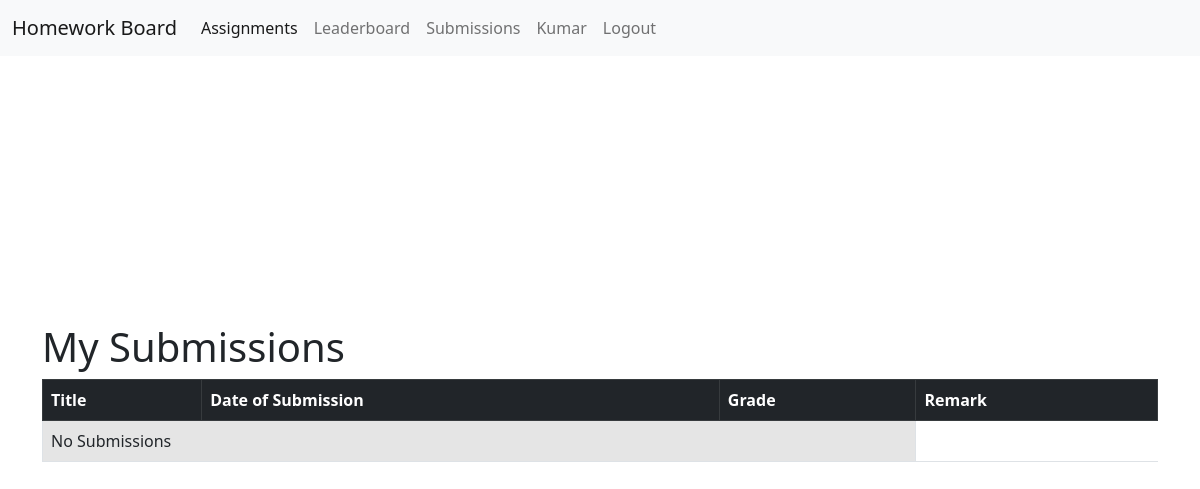
The app's page /submissions (signed in), older data.
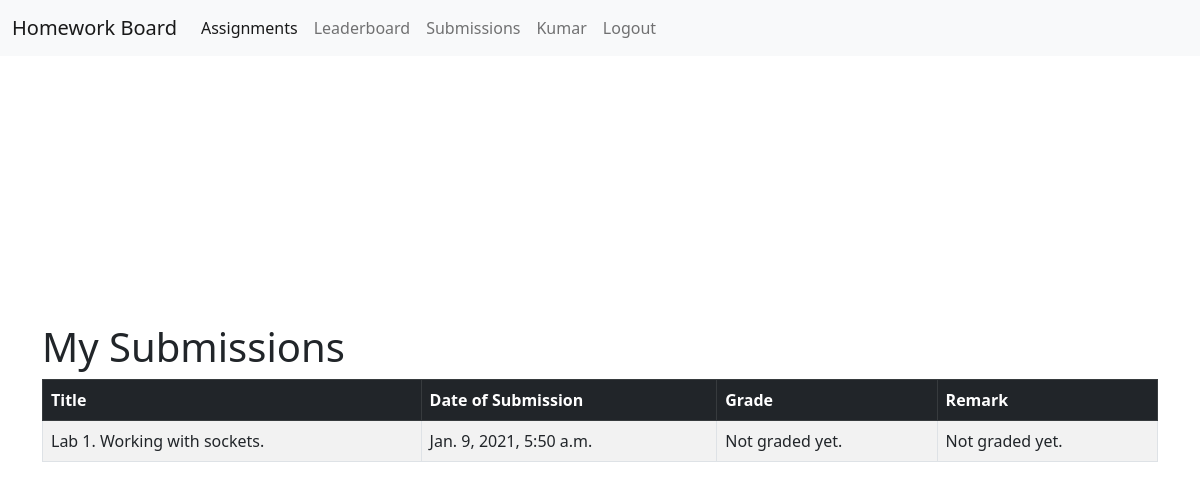
The same page, newer data.
### homework/models.py (models this page shows, shortened)
class Submission(models.Model):
    assignment = models.ForeignKey(Assignment, on_delete=models.CASCADE)
    student = models.ForeignKey(
        Student, on_delete=models.CASCADE, related_name="submission")
    solution = models.CharField(max_length=1000)
    date_of_submission = models.DateTimeField(auto_now_add=True, blank=True)
    grade = models.IntegerField(null=True, blank=True)
    remarks = models.CharField(max_length=250, null=True, blank=True)

class Assignment(models.Model):
    title = models.CharField(max_length=250)
    subject = models.ForeignKey(
        Subject, on_delete=models.CASCADE, related_name='assignment')
    teacher = models.CharField(max_length=100)
    date_of_issue = models.DateTimeField(auto_now_add=True, blank=True)
    deadline = models.DateTimeField()
    description = models.CharField(max_length=1000)
    penalties = models.CharField(max_length=500)
    is_active = models.BooleanField(default=True)

### homework/views.py (the view)
# urls.py: path('submissions', views.SubmissionView.as_view(), name='submission_list'),
class SubmissionView(ListView):
    context_object_name = 'submissions'
    template_name = 'submission_list.html'
    def get_queryset(self):
        q = Submission.objects.filter(
            student=self.request.user).order_by('-date_of_submission')
        return q

### homework/templates/homework/submission_list.html (shortened to what this page needs)
{% extends "homework/layout.html" %}
{% block body %}
<div class="container vh-100 d-flex justify-content-between align-items-center">
  <div class="col">
    <h1>My Submissions</h1>
    <table class="table table-striped table-bordered">
      <thead class="table-dark">
        <tr>
          <th scope="col">Title</th>
          <th scope="col">Date of Submission</th>
          <th scope="col">Grade</th>
          <th scope="col">Remark</th>
        </tr>
      </thead>
      <tbody>
        {% if submissions %}
        {% for submission in submissions %}
        <tr>
          <td>{{ submission.assignment.title }}</td>
          <td>{{ submission.date_of_submission }}</td>
          {% if submission.grade %}
          <td>{{ submission.grade }}</td>
          <td>{{ submission.remarks }}</td>
          {% else %}
          <td>Not graded yet.</td>
          <td>Not graded yet.</td>
          {% endif %}
        </tr>
        {% endfor %}
        {% else %}
        <tr>
          <td colspan="3" class="table-active">No Submissions</td>
        </tr>
        {% endif %}
      </tbody>
    </table>
  </div>
</div>
{% endblock %}

Row changes from the older to the newer data that the page shows:
added Submission: assignment "Lab 1. Working with sockets.", date_of_submission "Jan. 9, 2021, 5:50 a.m.", shows "Not graded yet."
Text that changed along with them:
text no longer shown: "No Submissions"
